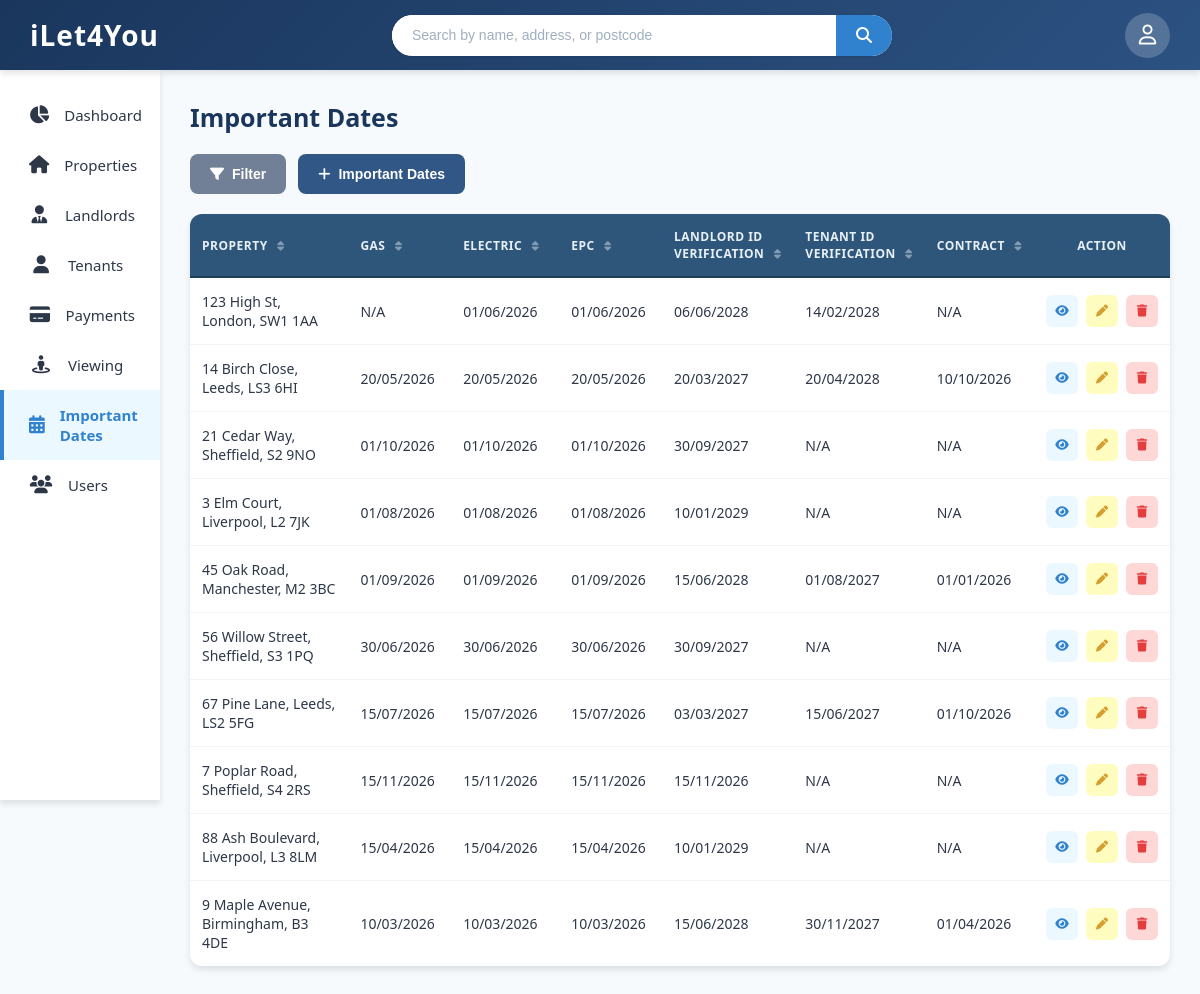
Before: /important-dates.php with the older database file.
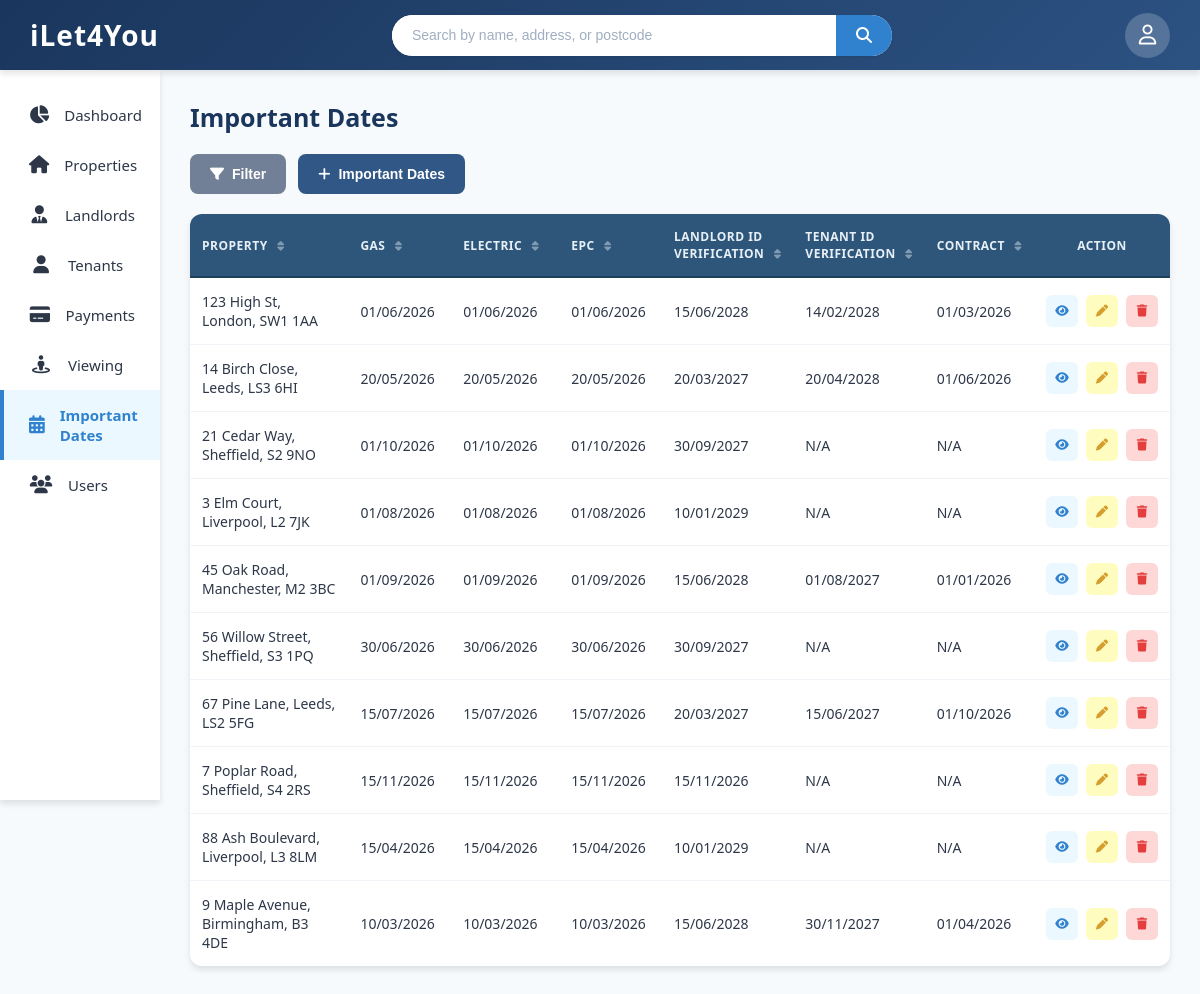
After: the same page with the newer database file.
### tables this page shows
CREATE TABLE properties (
    property_id INTEGER PRIMARY KEY AUTOINCREMENT,
    property_address TEXT NOT NULL,
    property_type TEXT NOT NULL,
    monthly_rent REAL NOT NULL,
    landlord_id INTEGER NOT NULL,
    gas_cert_due TEXT NOT NULL,
    electric_cert_due TEXT NOT NULL,
    epc_due_date TEXT NOT NULL,
    landlord_id_expiry_date TEXT NOT NULL,
    room_count INTEGER NOT NULL,
    bathroom_count INTEGER NOT NULL,
    epc_rating TEXT NOT NULL,
    has_garden INTEGER NOT NULL,
    allowed_pets INTEGER NOT NULL,
    council_band TEXT NOT NULL,
    archived INTEGER NOT NULL,
    date_archived TEXT
);

CREATE TABLE "tenants" (
	"tenant_id"	INTEGER,
	"name"	TEXT NOT NULL,
	"phone"	TEXT NOT NULL,
	"email"	TEXT NOT NULL,
	"id_type"	TEXT NOT NULL,
	"id_number"	TEXT NOT NULL,
	"id_expiry_date"	TEXT NOT NULL,
	"archived"	INTEGER NOT NULL,
	"date_archived"	TEXT,
	PRIMARY KEY("tenant_id" AUTOINCREMENT)
);

### important-dates.php (the view, shortened to what this page needs)
<?php
$dbPath = __DIR__ . '/database.db';
try {
    $pdo = new PDO('sqlite:' . $dbPath);
    $pdo->setAttribute(PDO::ATTR_ERRMODE, PDO::ERRMODE_EXCEPTION);
} catch (PDOException $e) {
    die('DB connection failed: ' . $e->getMessage());
}
$stmt = $pdo->query("
    SELECT
        p.property_id,
        p.property_address,
        p.gas_cert_due,
        p.electric_cert_due,
        p.epc_due_date,
        p.landlord_id_expiry_date AS landlord_id_expiry,
        t.id_expiry_date AS tenant_id_expiry,
        c.contract_end
    FROM properties p
    LEFT JOIN contracts c ON c.contract_id = (
        SELECT c2.contract_id
        FROM contracts c2
        WHERE c2.property_id = p.property_id
        ORDER BY c2.contract_end DESC
        LIMIT 1
    )
    LEFT JOIN tenants t ON t.tenant_id = c.tenant_id
    WHERE p.archived = 0
    ORDER BY p.property_address
");
$importantDates = $stmt->fetchAll(PDO::FETCH_ASSOC);
function formatDateValue($date) {
    if (empty($date)) {
        return 'N/A';
    }
    $timestamp = strtotime($date);
    return date('d/m/Y', $timestamp);
}
?>
<!DOCTYPE html>
<html lang="en">
<head>
    <link rel="stylesheet" href="https://cdnjs.cloudflare.com/ajax/libs/font-awesome/6.5.1/css/all.min.css">
    <link rel="stylesheet" href="style.css">
    <link rel="stylesheet" href="tables.css">
</head>
<body onload="CallNavbar(); loadModals();">
    <main class="main-content">
        <h1 class="page-title">Important Dates</h1>
        <div class="main-container">
            <div class="controls-row">
                <button class="btn-filter-toggle" id="filterToggle" onclick="toggleFilter()">
                    <i class="fa-solid fa-filter"></i> Filter
                </button>
                <button class="btn-add blue" onclick="showImportantDatesInfo()">
                    <i class="fa-solid fa-plus"></i> Important Dates
                </button>
            </div>
            <div class="table-container">
                <div class="table-wrapper">
                    <table id="importantDatesTable">
                        <thead>
                            <tr>
                                <th class="sortable col-property" onclick="sortTable('property', this)">
                                    Property <i class="fa-solid fa-sort sort-icon"></i>
                                </th>
                                <th class="sortable col-gas" onclick="sortTable('gas', this)">
                                    Gas <i class="fa-solid fa-sort sort-icon"></i>
                                </th>
                                <th class="sortable col-electric" onclick="sortTable('electric', this)">
                                    Electric <i class="fa-solid fa-sort sort-icon"></i>
                                </th>
                                <th class="sortable col-epc" onclick="sortTable('epc', this)">
                                    EPC <i class="fa-solid fa-sort sort-icon"></i>
                                </th>
                                <th class="sortable col-idlandlord" onclick="sortTable('idlandlord', this)">
                                    Landlord Id <br>Verification <i class="fa-solid fa-sort sort-icon"></i>
                                </th>
                                <th class="sortable col-idtenant" onclick="sortTable('idtenant', this)">
                                    Tenant Id <br>Verification <i class="fa-solid fa-sort sort-icon"></i>
                                </th>
                                <th class="sortable col-contract" onclick="sortTable('contract', this)">
                                    Contract <i class="fa-solid fa-sort sort-icon"></i>
                                </th>
                                <th class="col-action">Action</th>
                            </tr>
                        </thead>
                        <tbody id="tableBody">
<?php foreach ($importantDates as $row): ?>
                            <tr
                                data-property="<?= strtolower(htmlspecialchars($row['property_address'] ?? '')) ?>"
                                data-gas="<?= htmlspecialchars($row['gas_cert_due'] ?? '') ?>"
                                data-electric="<?= htmlspecialchars($row['electric_cert_due'] ?? '') ?>"
                                data-epc="<?= htmlspecialchars($row['epc_due_date'] ?? '') ?>"
                                data-idlandlord="<?= htmlspecialchars($row['landlord_id_expiry'] ?? '') ?>"
                                data-idtenant="<?= htmlspecialchars($row['tenant_id_expiry'] ?? '') ?>"
                                data-contract="<?= htmlspecialchars($row['contract_end'] ?? '') ?>"
                            >
                                <td class="property-name"><?= htmlspecialchars($row['property_address'] ?? 'N/A') ?></td>
                                <td class="gas-date"><?= htmlspecialchars(formatDateValue($row['gas_cert_due'] ?? null)) ?></td>
                                <td class="electric-date"><?= htmlspecialchars(formatDateValue($row['electric_cert_due'] ?? null)) ?></td>
                                <td class="epc-date"><?= htmlspecialchars(formatDateValue($row['epc_due_date'] ?? null)) ?></td>
                                <td class="landlord-id-ver"><?= htmlspecialchars(formatDateValue($row['landlord_id_expiry'] ?? null)) ?></td>
                                <td class="tenant-id-ver"><?= htmlspecialchars(formatDateValue($row['tenant_id_expiry'] ?? null)) ?></td>
                                <td class="contract-enddate"><?= htmlspecialchars(formatDateValue($row['contract_end'] ?? null)) ?></td>
                                <td>
                                    <div class="action-buttons">
                                        <button class="action-btn action-btn-view" title="View" onclick="viewImportantDate(this)">
                                            <i class="fa-solid fa-eye"></i>
                                        </button>
                                        <button class="action-btn action-btn-edit" title="Edit" onclick="editImportantDate(this)">
                                            <i class="fa-solid fa-pen"></i>
                                        </button>
                                        <button class="action-btn action-btn-delete" title="Delete" onclick="deleteImportantDate(this)">
                                            <i class="fa-solid fa-trash"></i>
                                        </button>
                                    </div>
                                </td>
                            </tr>
<?php endforeach; ?>
                        </tbody>
                    </table>
                </div>
            </div>
        </div>
    </main>
</body>
</html>

### style.css (style rules this page uses)
body { font-family: 'Segoe UI', Tahoma, Geneva, Verdana, sans-serif; background: #f7fafc; color: #2d3748; min-height: 100vh; }
* { margin: 0; padding: 0; box-sizing: border-box; cursor: default; }
.main-content { margin-top: 70px; margin-left: 160px; padding: 30px; min-height: calc(100vh - 70px); max-width: calc(100vw - 160px); overflow-x: hidden; }
.page-title { font-size: 25px; font-weight: 700; color: #1a365d; margin-bottom: 20px; }

### tables.css (style rules this page uses)
.main-container { width: 100%; max-width: 100%; margin: 0 auto; }
.controls-row { display: flex; align-items: center; gap: 12px; margin-bottom: 20px; flex-wrap: wrap; }
.btn-filter-toggle { background: #718096; color: #ffffff; border: none; padding: 12px 20px; border-radius: 8px; font-size: 14px; font-weight: 600; cursor: pointer; transition: all 0.3s ease; display: flex; align-items: center; gap: 8px; white-space: nowrap; }
.btn-add { padding: 12px 20px; border-radius: 8px; font-size: 14px; font-weight: 600; cursor: pointer; transition: all 0.3s ease; display: flex; align-items: center; gap: 8px; border: none; white-space: nowrap; }
.btn-add.blue { background: #305786; color: #ffffff; }
.table-container { background: #ffffff; border-radius: 12px; box-shadow: 0 4px 6px rgba(0, 0, 0, 0.1); overflow: hidden; }
.table-wrapper { overflow-x: auto; }
table { width: 100%; border-collapse: collapse; min-width: 100%; }
table thead { background: #2d567a; }
table th { padding: 14px 12px; text-align: left; font-size: 12px; font-weight: 600; color: #e8f0f7; text-transform: uppercase; letter-spacing: 0.5px; border-bottom: 2px solid #1e3f5a; white-space: nowrap; }
table th.sortable { cursor: pointer; user-select: none; transition: background 0.2s ease; }
table th.sortable i { margin-left: 6px; font-size: 11px; opacity: 0.45; transition: opacity 0.2s ease, color 0.2s ease; }
table tbody tr { transition: background 0.15s ease; border-bottom: 1px solid #f0f4f8; cursor: pointer; }
table tbody tr:last-child { border-bottom: none; }
table td { padding: 14px 12px; font-size: 14px; color: #2d3748; vertical-align: middle; }
.action-buttons { display: flex; gap: 8px; justify-content: center; }
.action-btn { width: 32px; height: 32px; border: none; border-radius: 6px; cursor: pointer; display: flex; align-items: center; justify-content: center; transition: all 0.2s ease; font-size: 12px; position: relative; z-index: 1; }
.action-btn-view { background: #ebf8ff; color: #3182ce; }
.action-btn-edit { background: #fefcbf; color: #d69e2e; }
.action-btn-delete { background: #fed7d7; color: #e53e3e; }
@media (max-width: 1200px) { .controls-row { flex-wrap: wrap; } }

### important-dates.php (style rules this page uses)
.col-property { width: 22%; }
.col-gas { width: 11%; }
.col-electric { width: 12%; }
.col-epc { width: 11%; }
.col-idlandlord { width: 12%; }
.col-idtenant { width: 11%; }
.col-contract { width: 11%; }
.col-action { width: 10%; text-align: center; }

Changed rows visible on the page:
changed properties "123 High St, London, SW1 1AA": gas_cert_due "N/A" → "01/06/2026"; landlord_id_expiry_date "06/06/2028" → "15/06/2028"; contract_end "N/A" → "01/03/2026"
changed properties "14 Birch Close, Leeds, LS3 6HI": contract_end "10/10/2026" → "01/06/2026"
changed properties "67 Pine Lane, Leeds, LS2 5FG": landlord_id_expiry_date "03/03/2027" → "20/03/2027"
